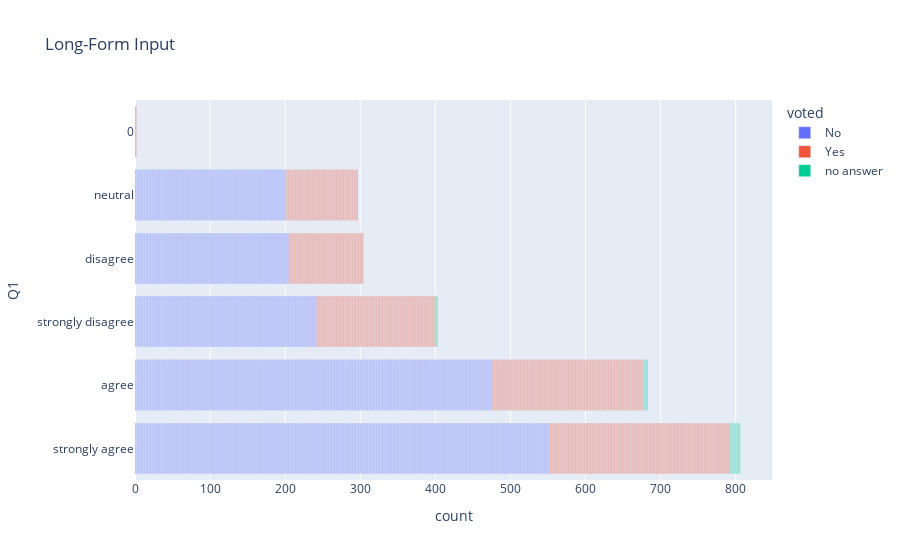

The code cell stored with this chart in its notebook:
### Code cell
fig = px.bar(df2,  y="Q1", color="voted", title="Long-Form Input")
fig.show()

### Figure 1 — Plotly figure (JSON) as saved in the notebook; plotly's stock layout.template omitted (floating-point values rounded to 4 significant figures; data arrays with more than 128 entries replaced by an {"elided": "..."} marker saying what was removed)
{"data": [{"alignmentgroup": "True", "hovertemplate": "voted=No<br>count=%{x}<br>Q1=%{y}<extra></extra>", "legendgroup": "No", "marker": {"color": "#636efa"}, "name": "No", "offsetgroup": "No", "orientation": "h", "showlegend": true, "textposition": "auto", "type": "bar", "x": {"elided": "1677 int values"}, "xaxis": "x", "y": {"elided": "1677 mixed values"}, "yaxis": "y"}, {"alignmentgroup": "True", "hovertemplate": "voted=Yes<br>count=%{x}<br>Q1=%{y}<extra></extra>", "legendgroup": "Yes", "marker": {"color": "#EF553B"}, "name": "Yes", "offsetgroup": "Yes", "orientation": "h", "showlegend": true, "textposition": "auto", "type": "bar", "x": {"elided": "795 int values"}, "xaxis": "x", "y": {"elided": "795 mixed values"}, "yaxis": "y"}, {"alignmentgroup": "True", "hovertemplate": "voted=no answer<br>count=%{x}<br>Q1=%{y}<extra></extra>", "legendgroup": "no answer", "marker": {"color": "#00cc96"}, "name": "no answer", "offsetgroup": "no answer", "orientation": "h", "showlegend": true, "textposition": "auto", "type": "bar", "x": [1, 1, 1, 1, 1, 1, 1, 1, 1, 1, 1, 1, 1, 1, 1, 1, 1, 1, 1, 1, 1, 1, 1], "xaxis": "x", "y": ["strongly agree", "strongly agree", "strongly agree", "strongly disagree", "strongly agree", "strongly disagree", "strongly agree", "strongly agree", "agree", "strongly agree", "strongly agree", "strongly agree", "agree", "neutral", "strongly agree", "strongly agree", "strongly agree", "strongly agree", "agree", "agree", "agree", "agree", "strongly agree"], "yaxis": "y"}], "layout": {"barmode": "relative", "legend": {"title": {"text": "voted"}, "tracegroupgap": 0}, "title": {"text": "Long-Form Input"}, "xaxis": {"anchor": "y", "domain": [0, 1], "title": {"text": "count"}}, "yaxis": {"anchor": "x", "domain": [0, 1], "title": {"text": "Q1"}}}}
